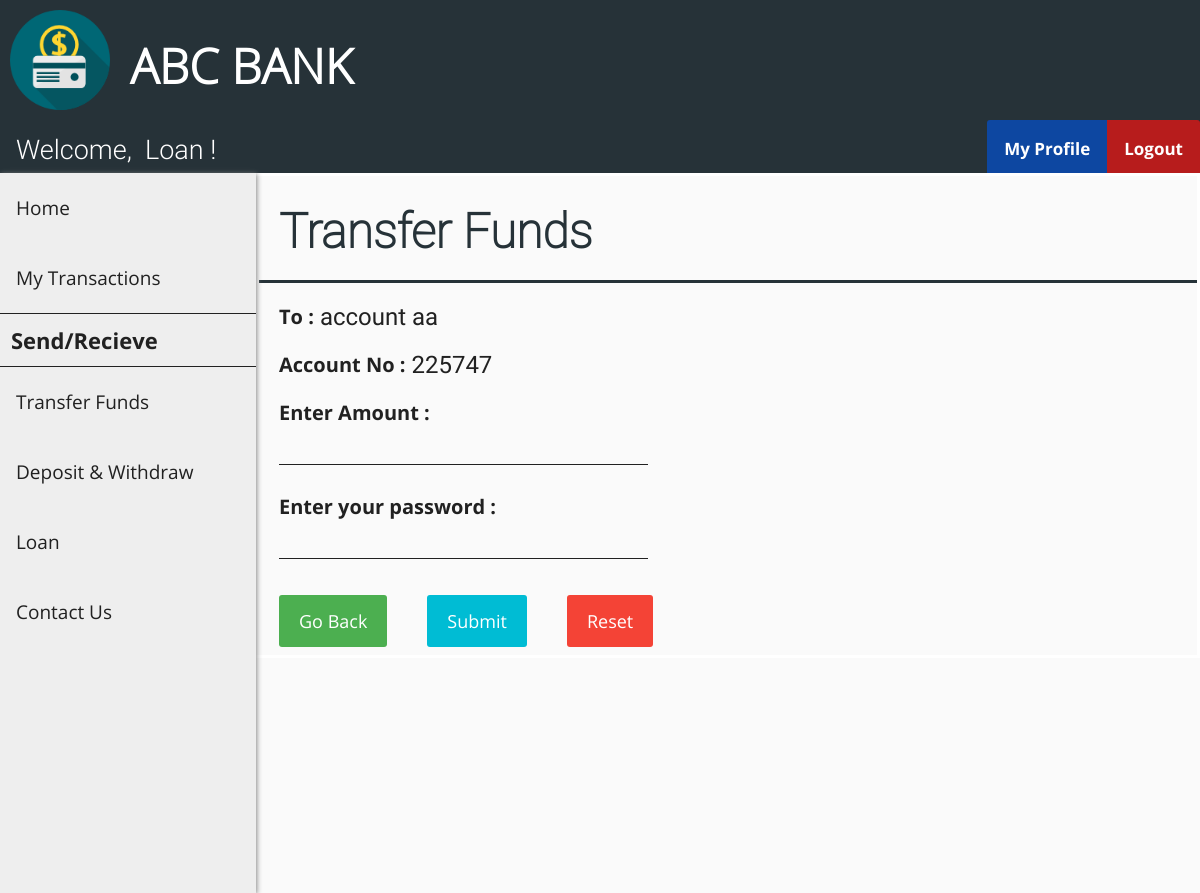
/send_funds.php?cust_id=2 (signed in), run on the app's committed database.
### tables this page shows
CREATE TABLE `customer` (
  `cust_id` int(11) NOT NULL,
  `first_name` varchar(30) DEFAULT NULL,
  `last_name` varchar(30) DEFAULT NULL,
  `gender` varchar(10) DEFAULT NULL,
  `dob` date DEFAULT NULL,
  `nid_no` int(11) DEFAULT NULL,
  `email` varchar(30) DEFAULT NULL,
  `phone_no` varchar(20) DEFAULT NULL,
  `address` varchar(255) DEFAULT NULL,
  `branch` varchar(30) DEFAULT NULL,
  `account_no` int(11) DEFAULT NULL,
  `pin` int(4) DEFAULT NULL,
  `uname` varchar(30) DEFAULT NULL,
  `pwd` varchar(30) DEFAULT NULL
);

### send_funds.php (the view, shortened to what this page needs)
<?php
    include "header.php";
    include "customer_navbar.php";
    include "customer_sidebar.php";
    if (isset($_GET['cust_id'])) {
        $id = $_GET['cust_id'];
    }
    $sql0 = "SELECT * FROM customer WHERE cust_id=".$id;
    $result0 = $conn->query($sql0);
    $row0 = $result0->fetch_assoc();
?>
<!DOCTYPE html>
<html>
<head>
    <link rel="stylesheet" href="customer_add_style.css">
</head>
<body>
    <form class="add_customer_form" action="send_funds_action.php?cust_id=<?php echo $id ?>" method="post">
        <div class="flex-container-form_header">
            <h1 id="form_header">Transfer Funds</h1>
        </div>
        <div class="flex-container">
            <div class=container>
                <label>
                    To : <label id="info_label">
                        <?php echo $row0["first_name"]." ".$row0["last_name"] ?>
                    </label>
                </label>
            </div>
        </div>
        <div class="flex-container">
            <div class=container>
                <label>Account No : <label id="info_label"><?php echo $row0["account_no"] ?></label></label>
            </div>
        </div>
        <div class="flex-container">
            <div class=container>
                <label>Enter Amount :</label><br>
                <input name="amt" size="24" type="text" required />
            </div>
        </div>
        <div class="flex-container">
            <div  class=container>
                <label>Enter your password :</b></label><br>
                <input name="password" size="24" type="password" required />
            </div>
        </div>
        <div class="flex-container">
            <div class="container">
                <a href="/beneficiary.php" class="button">Go Back</a>
            </div>
            <div class="container">
                <button type="submit">Submit</button>
            </div>
            <div class="container">
                <button type="reset" class="reset" onclick="return confirmReset();">Reset</button>
            </div>
        </div>
    </form>
</body>
</html>

### customer_navbar.php (shortened to what this page needs)
<?php
    include "connect.php";
    if (isset($_SESSION['loggedIn_cust_id'])) {
        $sql0 = "SELECT * FROM customer WHERE cust_id=".$_SESSION['loggedIn_cust_id'];
        $result = $conn->query($sql0);
        $row = $result->fetch_assoc();
    }
?>
<!DOCTYPE html>
<html>
<head>
    <link rel="stylesheet" href="user_navbar_style.css">
</head>
<body>
    <div class="nav-wrapper">
        <div class="topnav" id="theTopNav">
            <a id="user">Welcome, &nbsp<?php echo $row["first_name"]; ?> !</a>
            <a id="logout" href="./logout_action.php" onclick="return confirm('Are you sure?')">Logout</a>
            <a id="profile" href="./customer_profile.php">My Profile</a>
        </div>
    </div>
</body>
</html>

### header_style.css (style rules this page uses)
body { margin: 0; padding: 0; background-color: #FAFAFA; }
h1 { font-family: OpenSans-Light; color: white; font-size: 3rem; line-height: 3rem; margin-top: calc((1.5rem - 2rem) + 2.5rem); margin-bottom: 1.5rem; }

### user_navbar_style.css (style rules this page uses)
.nav-wrapper { height: 53px; background: #333; }
.nav-wrapper .topnav { background-color: #263238; overflow: hidden; height: 53px; }
.topnav a[id="user"] { float: left; display: block; color: white; text-align: center; padding: 14px 16px; text-decoration: none; font-size: 27px; font-family: Roboto-Light; }
.topnav a[id="profile"] { float: right; display: block; color: white; text-align: center; padding: 17px 17px; text-decoration: none; font-size: 17px; font-family: OpenSans-Bold; background-color: #0D47A1; border-top-left-radius: 3px; }
.topnav a[id="logout"] { float: right; display: block; color: white; text-align: center; padding: 17px 17px; text-decoration: none; font-size: 17px; font-family: OpenSans-Bold; background-color: #b71c1c; border-top-right-radius: 3px; }

### customer_add_style.css (style rules this page uses)
.flex-container { display: -webkit-flex; display: flex; margin-left: 256px; width: auto; height: auto; -webkit-flex-wrap: wrap; flex-wrap: wrap; background-color: #FAFAFA; }
.flex-container-form_header { display: -webkit-flex; display: flex; margin-left: 256px; width: auto; height: auto; background-color: #FAFAFA; border-bottom: 3px solid #263238; }
h1[id="form_header"] { margin-left: 20px; font-family: Roboto-Thin; color: #263238; }
form { border: 3px solid white; width: inherit; margin-left: 0px; }
label { display: block; float: left; color: #212121; font-family: OpenSans-Bold; font-size: 20px; }
label[id="info_label"] { display: block; float: right; margin-left: 6px; font-family: Roboto-Regular; color: #212121; font-size: 24px; }
input[type=text], input[type=password] { font-family: Roboto-Regular; color: #212121; font-size: 24px; width: auto; margin: 8px 0; padding: 1px 1px; border: 0; border-bottom: 1px solid #212121; box-sizing: border-box; background-color: transparent; }
.container { margin-top: 20px; margin-left: 20px; margin-right: 20px; float: left; display: inline-block; }
button { font-family: OpenSans-Regular; font-size: 18px; background-color: #00BCD4; color: white; padding: 14px 20px; margin: 8px 0; border: none; cursor: pointer; width: 100%; border-radius: 3px; }
.button { background-color: #4CAF50; border: none; color: white; font-family: OpenSans-Regular; font-size: 18px; padding: 14px 20px; margin: 8px 0; text-align: center; text-decoration: none; display: inline-block; border-radius: 3px; cursor: pointer; }
.reset { width: auto; background-color: #f44336; }

### data on the page
customer: first_name "Loan"
customer: first_name "account", last_name "aa", account_no "225747"
